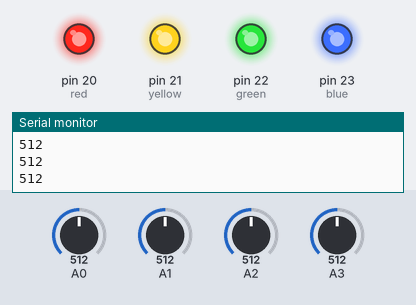
The sketch below on a simulated Arduino Mega 2560, built with avr-gcc and run on an emulated ATmega2560. On the bench: output pins drawn as LEDs (lit = HIGH), the last lines printed to the serial monitor. Inputs (shaded band) come from the test bench; at power-on: A2 = 512, A0 = 512, A1 = 512, A3 = 512.

Above: at 1.2 s.
1.3 s: A2 set to 521
At 2.3 s:
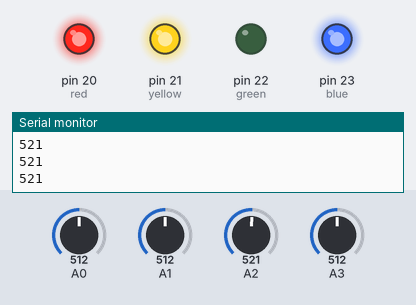
2.8 s: A0 set to 529
At 3.5 s:
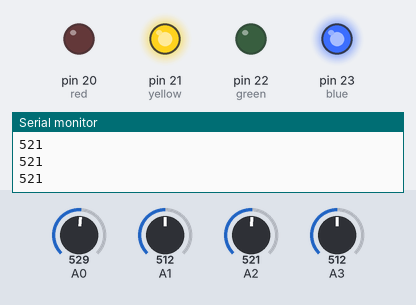
4.3 s: A1 set to 525
At 4.6 s:
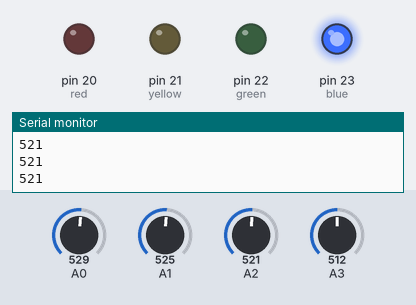
5.8 s: A3 set to 716
At 7.0 s:
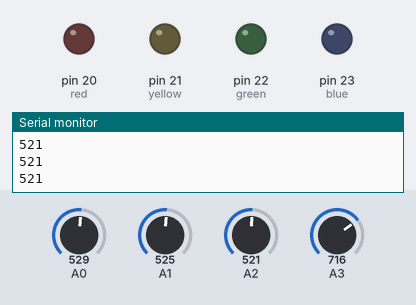
7.3 s: A2 set to 306
At 8.1 s:
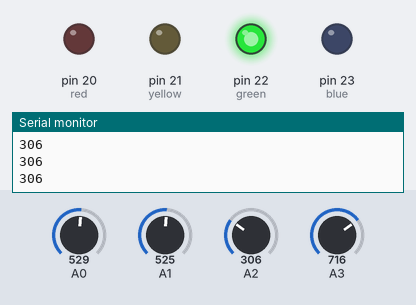
8.8 s: A1 set to 306
At 9.3 s:
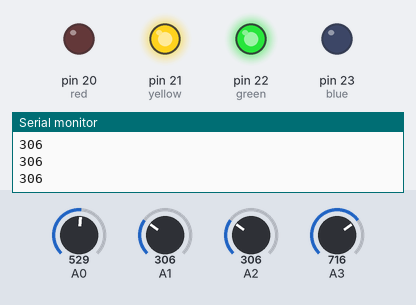
Timing chart, 0 to 11.3 s (numbered marks = the images above; inputs shaded):
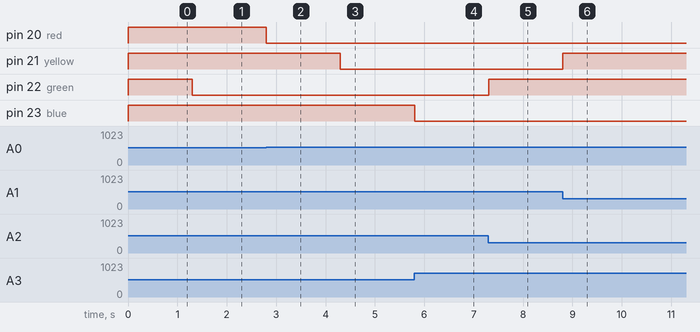

Measured:
- the behaviour switches between 512 and 513 on A2 (found by bisection; images 0 and 1)
- the behaviour switches between 512 and 513 on A0 (found by bisection; images 1 and 2)
- the behaviour switches between 512 and 513 on A1 (found by bisection; images 2 and 3)
- after the input at 1.3 s, pin 22 (green): HIGH → LOW at once
- after the input at 2.8 s, pin 20 (red): HIGH → LOW at once
- after the input at 4.3 s, pin 21 (yellow): HIGH → LOW at once
- after the input at 5.8 s, pin 23 (blue): HIGH → LOW at once
- after the input at 7.3 s, pin 22 (green): LOW → HIGH at once
- after the input at 8.8 s, pin 21 (yellow): LOW → HIGH at once

The sketch:

VDivBuildTesting.ino
```cpp
int red = 20;
int yellow = 21;
int green = 22;
int blue = 23;

int Index;
int Mid;
int Ring;
int Pink;
int iniIndex;
int iniMid;
int iniRing;
int iniPink;

void setup() {
  Serial.begin(9600);
  pinMode(red, OUTPUT);
  pinMode(yellow, OUTPUT);
  pinMode(green, OUTPUT);
  pinMode(blue, OUTPUT);
  iniIndex = analogRead(A0);
  iniMid = analogRead(A1);
  iniRing = analogRead(A2);
  iniPink = analogRead(A3);
}


void loop() {
  Index = analogRead(A0);
  Mid = analogRead(A1);
  Ring = analogRead(A2);
  Pink = analogRead(A3);

  if (Index <= (iniIndex)){
    analogWrite(red, 255);
  }
  else{
    analogWrite(red, 0);
  }
  if (Mid <= (iniMid)){
    analogWrite(yellow,255);
  }
  else{
    analogWrite(yellow,0 );
  }
  if (Ring <= (iniRing)){
    analogWrite(green, 255);
  }
  else{
    analogWrite(green, 0);
  }
  if (Pink <= (iniPink)){
    analogWrite(blue, 255);
  }
  else{
    analogWrite(blue, 0);
  }
  Serial.println(Ring);
 }
```
